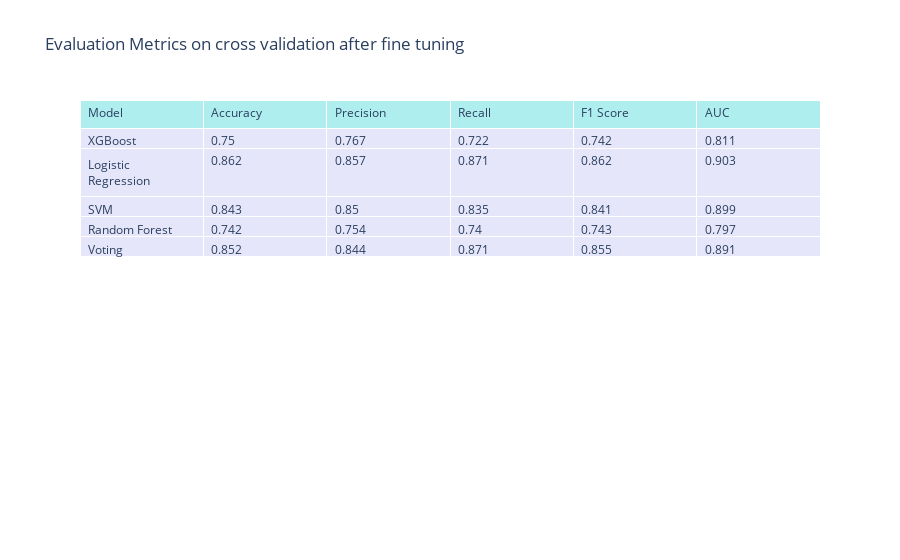

Notebook cell for this chart:
### Markdown cell above
### Cross validation

### Code cell
metrics_cross_tuned = get_crossvalidation_metrics(classifiers_tuned, X_train, y_train)
plot_metrics_table(metrics_cross_tuned, title="Evaluation Metrics on cross validation after fine tuning")

### Figure 1 — Plotly figure (JSON) as saved in the notebook; plotly's stock layout.template omitted (floating-point values rounded to 4 significant figures)
{"data": [{"cells": {"align": "left", "fill": {"color": "lavender"}, "values": [["XGBoost", "Logistic Regression", "SVM", "Random Forest", "Voting"], [0.75, 0.862, 0.843, 0.742, 0.852], [0.767, 0.857, 0.85, 0.754, 0.844], [0.722, 0.871, 0.835, 0.74, 0.871], [0.742, 0.862, 0.841, 0.743, 0.855], [0.811, 0.903, 0.899, 0.797, 0.891]]}, "header": {"align": "left", "fill": {"color": "paleturquoise"}, "values": ["Model", "Accuracy", "Precision", "Recall", "F1 Score", "AUC"]}, "type": "table"}], "layout": {"title": {"text": "Evaluation Metrics on cross validation after fine tuning"}}}
